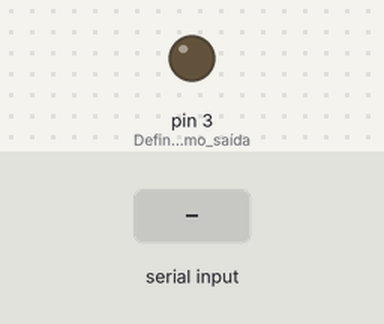
A sketch run on a simulated Arduino Uno, built with avr-gcc and run on an emulated ATmega328P. On the bench: output pins drawn as LEDs (lit = HIGH). The test bench sets the inputs (shaded band).

Above: at 1.2 s.
1.3 s: "l" received over Serial
At 1.7 s:
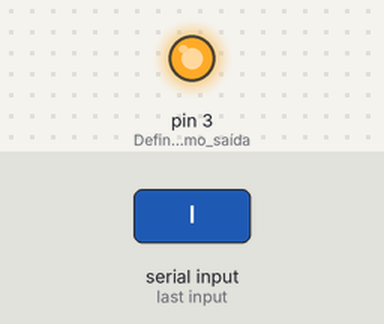
2.8 s: "d" received over Serial
At 4.0 s:
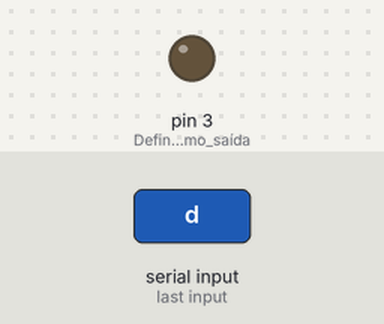
Timing chart, 0 to 5.8 s (numbered marks = the images above; inputs shaded):
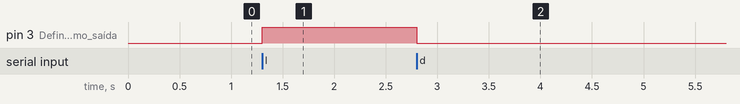

The sketch:

Envio_Dados.ino
```cpp
/*
 * Blog Eletrogate - Como conectar o Arduino com Python
 * Miguel Sena
 * blog.eletrogate.com
 */

char cmd;                     //Define a variável dos comandos seriais

void setup() {
  Serial.begin(9600);         //Inicia o Monitor Serial
  pinMode(3, OUTPUT);         //Define o pino como saída
  digitalWrite(3, LOW);
}

void loop() {
  cmd = Serial.read();        //Realiza a leitura do serial
  if (cmd == 'l') {           //Se o comando for "l", liga o led
    digitalWrite(3, HIGH);
  }

  else if (cmd == 'd') {      //Se o comando for "d", desliga o led
    digitalWrite(3, LOW);
  }
}
```

Measured:
- after the input at 1.3 s, pin 3 (Define_o_pino_como_saída): LOW → HIGH at once
- after the input at 2.8 s, pin 3 (Define_o_pino_como_saída): HIGH → LOW at once
